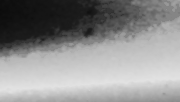
#> input picture data/depth/0.png, 180 x 102 px, found by its file name
$ python script.py
#> lines starting #> are read from the running program, lines starting #| are printed output that depends on the picture
import glob
import os

import numpy as np
import cv2


label_files = glob.glob('labels/*.png')

# labels are currently 0, 128, 255
# we want 0, 1, 2

# for label_file in label_files:
#     img = cv2.imread(label_file, 0)
#     img[img == 128] = 1
#     img[img == 255] = 2
#     cv2.imwrite(label_file, img)


# # print the unique values in the labels
# unique_labels = []
# for label_file in label_files:
#     img = cv2.imread(label_file, 0)
#     print(np.unique(img))


import matplotlib.pyplot as plt

img = cv2.imread('data/labels/0.png')
#> img is the input picture: shape (102, 180, 3); min 11, max 226, mean 141.8
plt.imshow(img*50)

plt.show()
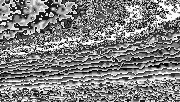
#> shown: shape (102, 180, 3); min 0, max 254, mean 128.7

$ run again, with data/depth/1.png copied over data/depth/0.png
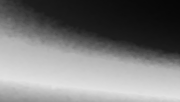
#> input picture data/depth/1.png, 180 x 102 px, found by its file name
#> img is the input picture: shape (102, 180, 3); min 6, max 226, mean 121.8
#> `plt.show()`:
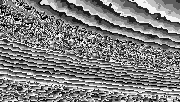
#> shown: shape (102, 180, 3); min 0, max 254, mean 128.1

$ run again, with data/depth/11.png copied over data/depth/0.png
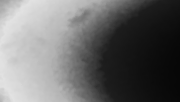
#> input picture data/depth/11.png, 180 x 102 px, found by its file name
#> img is the input picture: shape (102, 180, 3); min 7, max 226, mean 107.3
#> `plt.show()`:
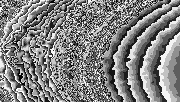
#> shown: shape (102, 180, 3); min 0, max 254, mean 130
